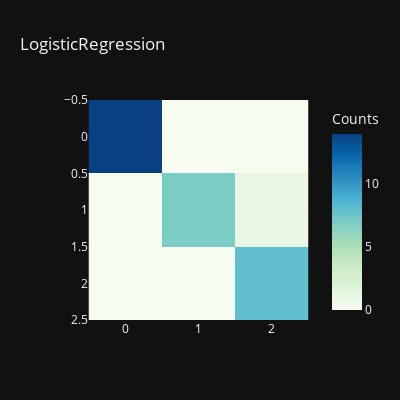

The notebook cell this image was saved under:
### Code cell
models = [lr]
for model in models:
    model.fit(x_train, y_train)
    y_pred = model.predict(x_test)
    AS=accuracy_score(y_pred,y_test)
    print(type(model).__name__, "Model Test Accuracy Score is: ", AS)
    print(type(model).__name__,"Classification_report: \n",classification_report(y_test, y_pred))
    fig=px.imshow(confusion_matrix(y_test, y_pred),color_continuous_scale="GnBu",title=type(model).__name__,
                  width=400,height=400,labels=dict(X="Predicted", Y="Actual", color="Counts"),template="plotly_dark")
    fig.show()

### Figure 1 — Plotly figure (JSON) as saved in the notebook; plotly's stock layout.template omitted (floating-point values rounded to 4 significant figures)
{"data": [{"coloraxis": "coloraxis", "hovertemplate": "x: %{x}<br>y: %{y}<br>Counts: %{z}<extra></extra>", "name": "0", "type": "heatmap", "xaxis": "x", "yaxis": "y", "z": [[14, 0, 0], [0, 7, 1], [0, 0, 8]]}], "layout": {"coloraxis": {"colorbar": {"title": {"text": "Counts"}}, "colorscale": [[0, "rgb(247,252,240)"], [0.125, "rgb(224,243,219)"], [0.25, "rgb(204,235,197)"], [0.375, "rgb(168,221,181)"], [0.5, "rgb(123,204,196)"], [0.625, "rgb(78,179,211)"], [0.75, "rgb(43,140,190)"], [0.875, "rgb(8,104,172)"], [1, "rgb(8,64,129)"]]}, "height": 400, "title": {"text": "LogisticRegression"}, "width": 400, "xaxis": {"anchor": "y", "constrain": "domain", "domain": [0, 1], "scaleanchor": "y"}, "yaxis": {"anchor": "x", "autorange": "reversed", "constrain": "domain", "domain": [0, 1]}}}
